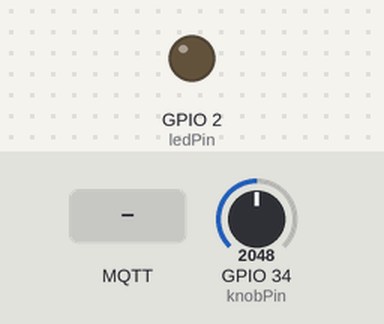
A sketch run on a simulated ESP32. Shown: output pins drawn as LEDs (lit = HIGH). The inputs (shaded band) are chosen by the test bench; at power-on: GPIO 34 (knobPin) = 2048. WiFi joins after 1.5 s; servers stay silent unless stated; no MQTT or app messages arrive unless stated; what the sketch prints to the serial monitor is not drawn.

Above: at 2.7 s.
2.8 s: MQTT message "on" arrives on the first subscribed topic
At 3.3 s:
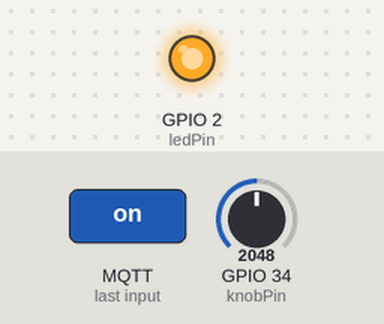
4.3 s: MQTT message "lab/led" arrives on the first subscribed topic
At 5.6 s:
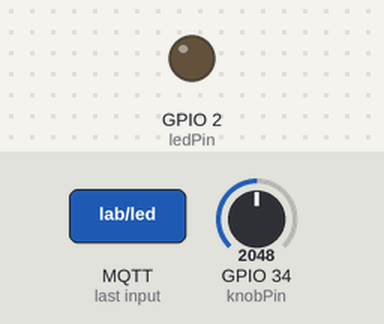
Timing chart, 0 to 7.3 s (numbered marks = the images above; inputs shaded):
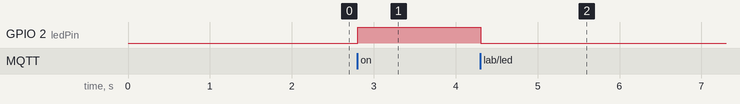

The sketch:

mqtt.ino
```cpp
// MQTT: নবের মান পাঠাও, আর বার্তা পেয়ে LED জ্বালাও — ESP32 বোর্ড
// পটেনশিওমিটারের মাঝের পা D34-এ; LED রেজিস্টর হয়ে D2-তে।
// ল্যাবে আসল ইন্টারনেট নেই: ল্যাবের নিজের একটা MQTT ব্রোকার আছে। ডানের
// "IoT ড্যাশবোর্ড" প্যানেলে বোর্ডের পাঠানো মান দেখা যায়, আর সেখান থেকে বার্তা পাঠানো যায়।

#include <WiFi.h>
#include <PubSubClient.h>

const char* ssid = "lab-wifi";
const char* password = "12345678";
const char* broker = "broker.lab";  // আসল প্রকল্পে তোমার ব্রোকারের ঠিকানা

const int knobPin = 34;
const int ledPin = 2;

WiFiClient network;
PubSubClient mqtt(network);
unsigned long lastSent = 0;

// কোনো বার্তা এলে এই ফাংশন চলে।
void received(char* topic, byte* payload, unsigned int length) {
  String text;
  for (unsigned int i = 0; i < length; i++) text += (char)payload[i];
  Serial.print("বার্তা এল ");
  Serial.print(topic);
  Serial.print(": ");
  Serial.println(text);
  if (String(topic) == "lab/led") {
    digitalWrite(ledPin, text == "on" ? HIGH : LOW);
  }
}

void setup() {
  pinMode(ledPin, OUTPUT);
  Serial.begin(115200);
  WiFi.begin(ssid, password);
  while (WiFi.status() != WL_CONNECTED) delay(500);
  Serial.println("Wi-Fi-তে আছি");

  mqtt.setServer(broker, 1883);
  mqtt.setCallback(received);
}

void loop() {
  if (!mqtt.connected()) {
    if (mqtt.connect("esp32-knob")) {
      Serial.println("ব্রোকারে যুক্ত হলাম");
      mqtt.subscribe("lab/led");
    } else {
      delay(1000);
      return;
    }
  }
  mqtt.loop();  // আসা বার্তাগুলো received()-এ যায়

  // প্রতি ২ সেকেন্ডে নবের মান পাঠাও।
  if (millis() - lastSent >= 2000) {
    lastSent = millis();
    String value = String(analogRead(knobPin));
    mqtt.publish("lab/knob", value.c_str());
  }
  delay(10);
}
```

Measured:
- after the input at 2.8 s, GPIO 2 (ledPin): LOW → HIGH at once
- after the input at 4.3 s, GPIO 2 (ledPin): HIGH → LOW at once
